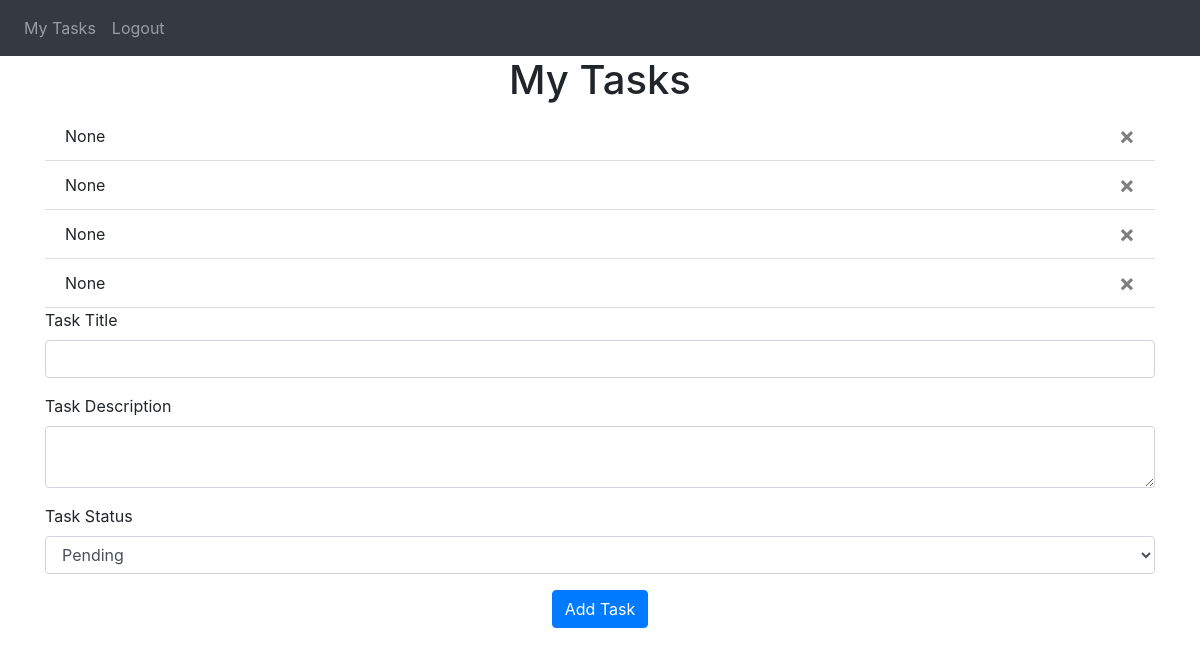
Page / (signed in) on the earlier database version.
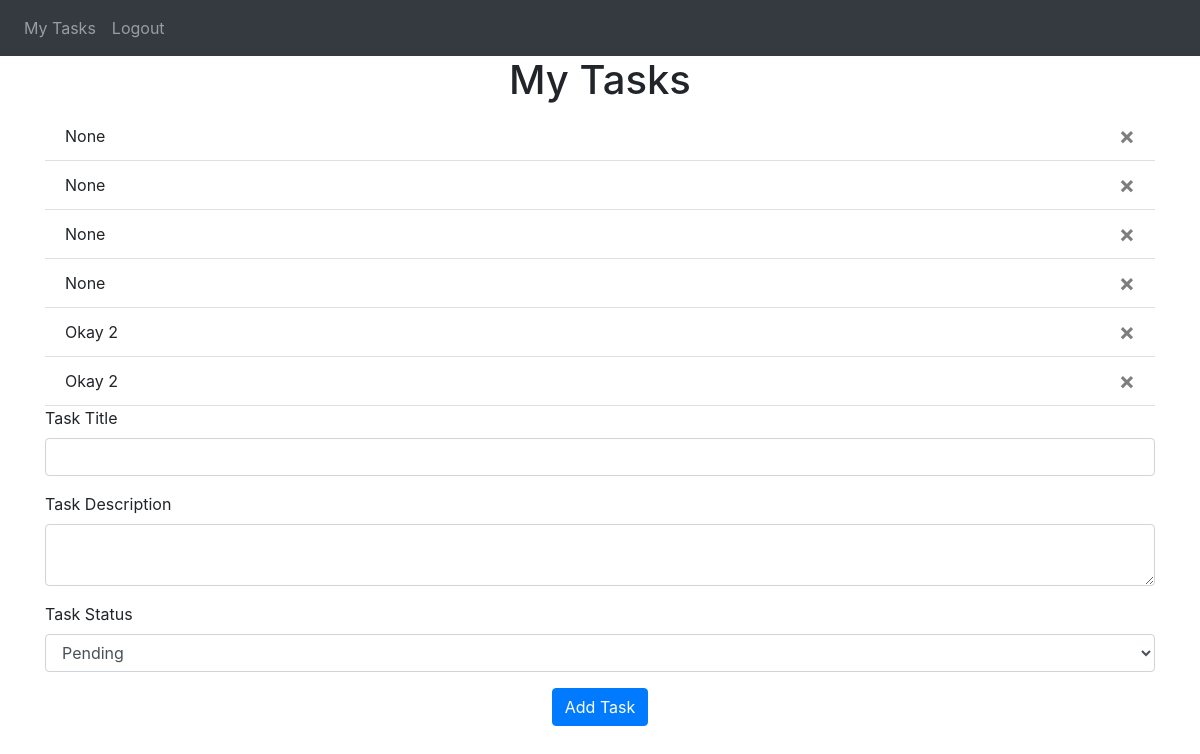
Same page on the later database version.
### website/models.py (models this page shows, shortened)
class Task(db.Model):
    taskId = db.Column(db.Integer, primary_key=True)
    taskTitle = db.Column(db.String(250))
    taskDescription = db.Column(db.Text)
    taskDate = db.Column(db.DateTime(timezone=True), default=func.now())
    taskStatus = db.Column(db.String(50), default=TaskStatus.PENDING.value)  # Use String type
    user_id = db.Column(db.Integer, db.ForeignKey('user.id'))

### website/views.py (the view, shortened to what this page needs)
@views.route('/', methods=['GET', 'POST'])
@login_required
def home():
    taskDate = datetime.strptime('2023-08-01', '%Y-%m-%d')
    return render_template('home.html', user=current_user)

### website/__init__.py (called while the page is built)
def create_app():
    app = Flask(__name__)
    app.config['SECRET_KEY'] = 'hjshjhdjah kjshkjdhjs'
    app.config['SQLALCHEMY_DATABASE_URI'] = f'sqlite:///{DB_NAME}'
    db.init_app(app)
    from .views import views
    from .auth import auth
    app.register_blueprint(views, url_prefix='/')
    app.register_blueprint(auth, url_prefix='/')
    from .models import User, Task
    with app.app_context():
        db.create_all()
    login_manager = LoginManager()
    login_manager.login_view = 'auth.login'
    login_manager.init_app(app)
    @login_manager.user_loader
    def load_user(id):
        return User.query.get(int(id))
    return app

### website/templates/home.html (shortened to what this page needs)
{% extends "base.html" %}
{% block content %}
    <h1 align="center">My Tasks</h1>
    <ul class="list-group list-group-flush" id="tasks">
        {% for task in user.tasks %}
        <li class="list-group-item">
            {{ task.taskTitle }}
            <button type="button" class="close" onClick="deleteTask"({{task.taskId}})>
                <span aria-hidden="true">&times;</span>
            </button>
        </li>
        {% endfor %}
    </ul>
    <form method="POST">
        <div class="form-group">
            <label for="taskTitle">Task Title</label>
            <input type="text" class="form-control" id="taskTitle" name="taskTitle">
        </div>
        <div class="form-group">
            <label for="taskDescription">Task Description</label>
            <textarea class="form-control" id="taskDescription" name="taskDescription"></textarea>
        </div>
        <div class="form-group">
            <label for="taskStatus">Task Status</label>
            <select class="form-control" id="taskStatus" name="taskStatus">
                <option value="Pending">Pending</option>
            </select>
        </div>
        <div align="center">
            <button type="submit" class="btn btn-primary">Add Task</button>
        </div>
    </form>
{% endblock %}

### website/templates/base.html (shortened to what this page needs)
<!DOCTYPE html>
<html>
  <head>
    <link
      rel="stylesheet"
      href="https://stackpath.bootstrapcdn.com/bootstrap/4.4.1/css/bootstrap.min.css"
    />
    <link
      rel="stylesheet"
      href="https://stackpath.bootstrapcdn.com/font-awesome/4.7.0/css/font-awesome.min.css"
    />
  </head>
  <body>
    <nav class="navbar navbar-expand-lg navbar-dark bg-dark">
      <div class="collapse navbar-collapse" id="navbar">
        <div class="navbar-nav">
          {% if user.is_authenticated %}
          <a class="nav-item nav-link" id="home" href="/">My Tasks</a>
          <a class="nav-item nav-link" id="logout" href="/logout">Logout</a>
          {% else %}
          <a class="nav-item nav-link" id="login" href="/login">Login</a>
          <a class="nav-item nav-link" id="signUp" href="/sign-up">Sign Up</a>
          {% endif %}
        </div>
      </div>
    </nav>
    <div class="container">{% block content %} {% endblock %}</div>
  </body>
</html>

Differences in the rows shown:
added Task: taskTitle "Okay 2"
added Task: taskTitle "Okay 2"
